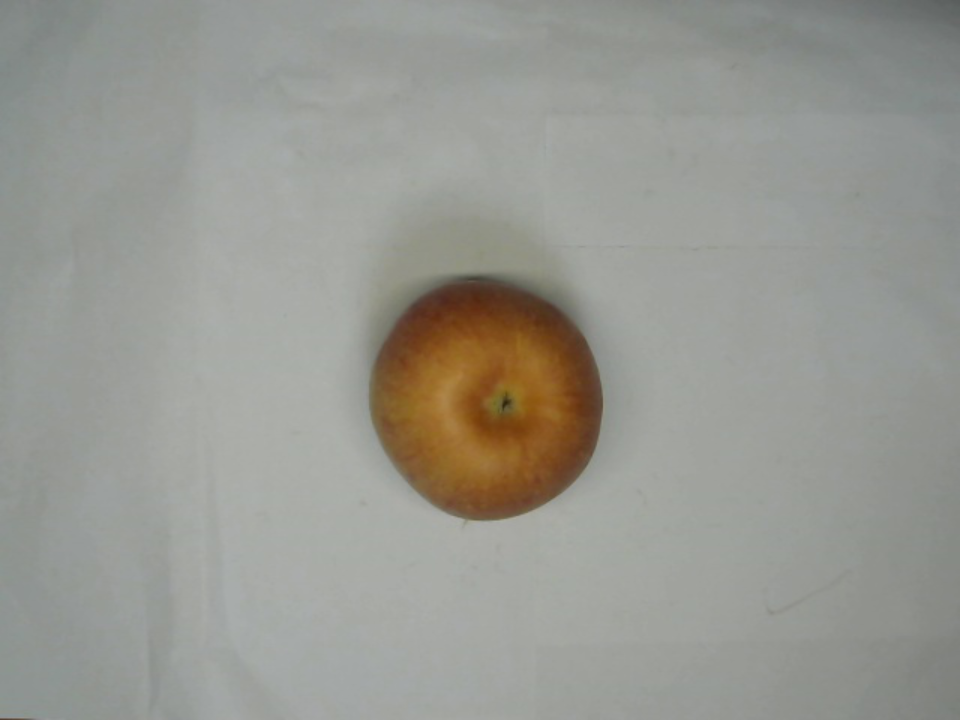
#> input picture 000.png, 960 x 720 px, given as the content of the folder :/Users/huili/Desktop/tensorflow_alexnet_classify/trian_data, which was not available
$ python pre_img_process.py
#> lines starting #> are read from the running program, lines starting #| are printed output that depends on the picture; pictures that were not available may be replaced by others from this repository, and a replacement may not be noted

# coding: utf-8

# In[2]:


import cv2
import os


# In[5]:

root_dir = r"C:\Users\huili\Desktop\tensorflow_alexnet_classify\trian_data"

# 水平垂直翻转原图片，扩充数据集。
for root, dirs, files in os.walk(root_dir):
    #     print(root)
    #     print(dirs)
    #     print(files)
    if(files):
        for item in files:
            img = cv2.imread(os.path.join(root, item))
#> img is the input picture: shape (720, 960, 3); mean B, G, R 145.5, 152.2, 151.9
            dst = cv2.resize(img, (224, 224))
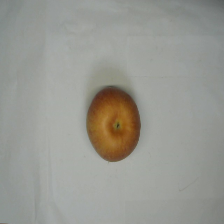
#> dst: shape (224, 224, 3); mean B, G, R 145.4, 152.1, 151.9
            cv2.imwrite(os.path.join(root, item), dst)

# [11 lines of commented-out code are left out]
for root, dirs, files in os.walk("train_data/0.dongzao/"):
    # print(root)
    # print(dirs)
    # print(files)
    for i in files:
        img = cv2.imread(os.path.join("images/0.dongzao", i))
        newfilename = ''.join(i.split('.')[:-1])
        dst = cv2.flip(img, 1)
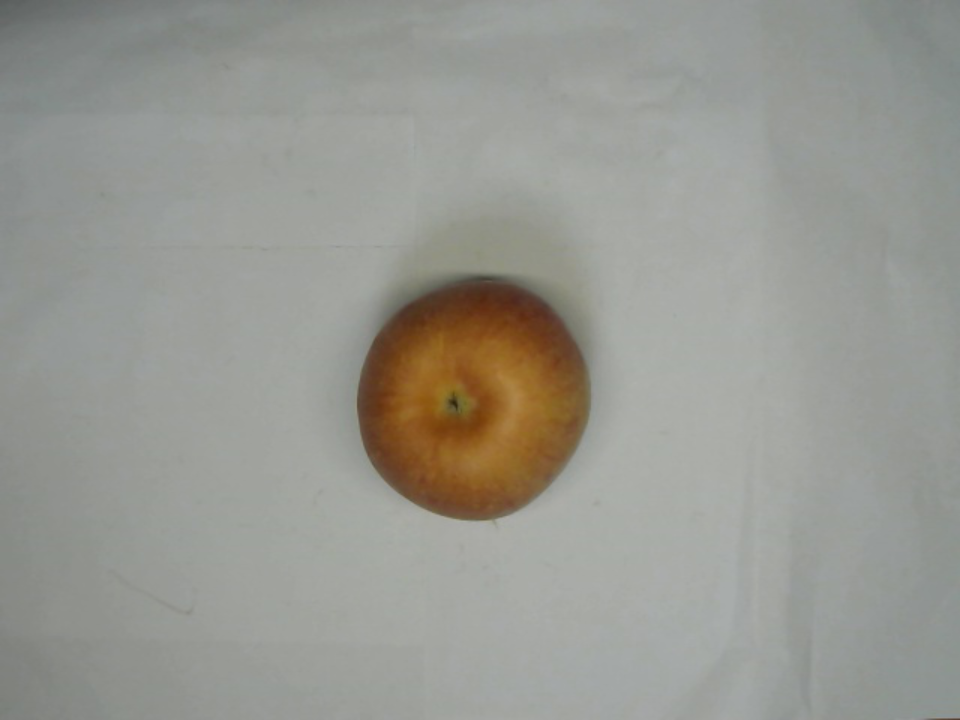
#> dst: shape (720, 960, 3); mean B, G, R 145.5, 152.2, 151.9
        cv2.imwrite("images/0.dongzao/" + newfilename + '_flip1.jpg', dst)
        print('oK')

$ run again, on 1.png
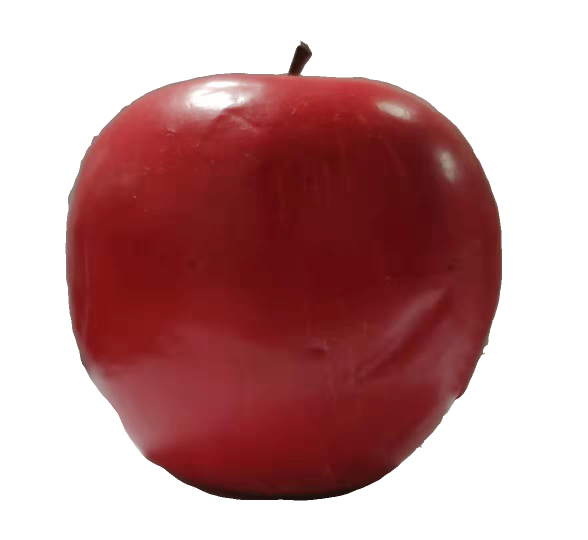
#> input picture 1.png, 1176 x 1080 px, given as the content of the folder :/Users/huili/Desktop/tensorflow_alexnet_classify/trian_data, which was not available (shown at 1/2 size)
#> img is the input picture: shape (1080, 1176, 3); mean B, G, R 150.7, 149.8, 192.8
#> `dst = cv2.resize(img, (224, 224))`:
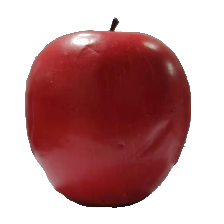
#> dst: shape (224, 224, 3); mean B, G, R 150.7, 149.8, 192.8
#> `dst = cv2.flip(img, 1)`:
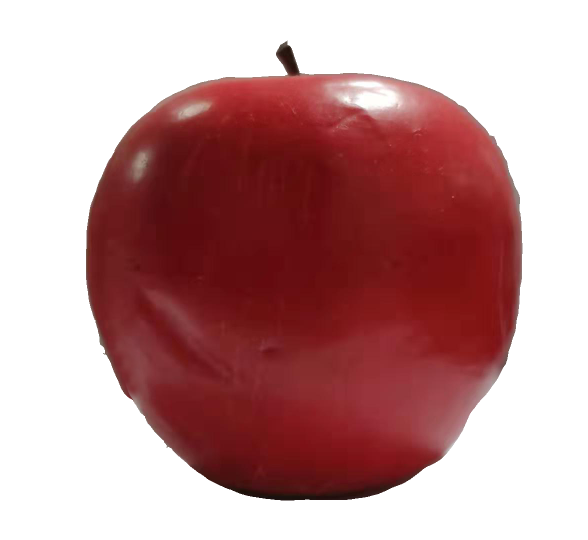
#> dst: shape (1080, 1176, 3) (shown at 1/2 size); mean B, G, R 150.7, 149.8, 192.8

$ run again, on 1000.jpg
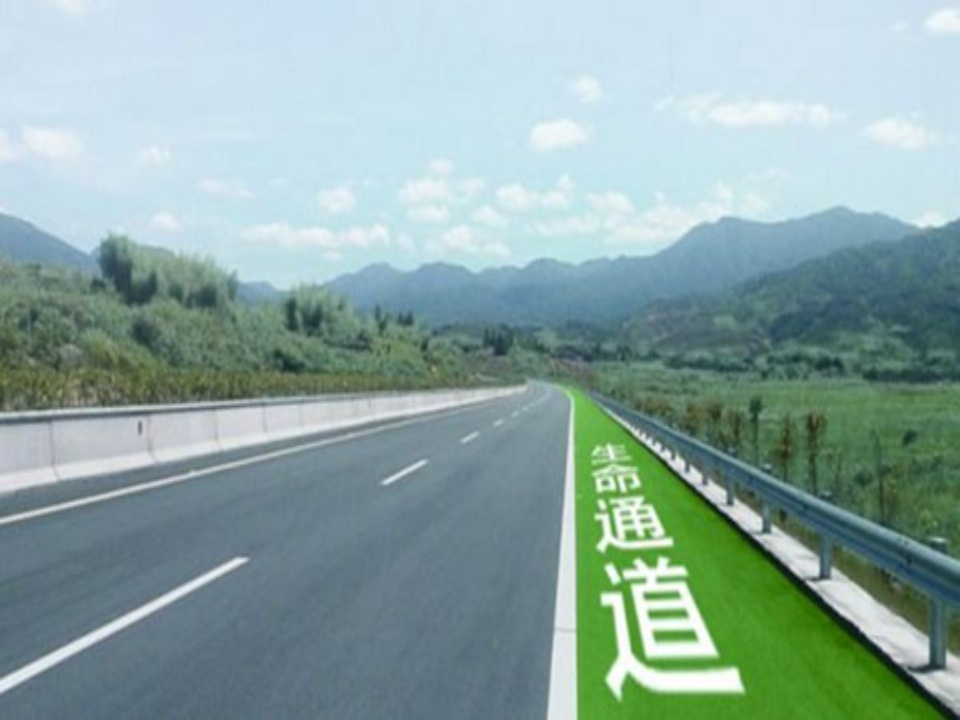
#> input picture 1000.jpg, 960 x 720 px, given as the content of the folder :/Users/huili/Desktop/tensorflow_alexnet_classify/trian_data, which was not available
#> img is the input picture: shape (720, 960, 3); mean B, G, R 163.1, 166.5, 139.7
#> `dst = cv2.resize(img, (224, 224))`:
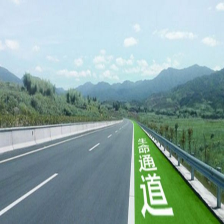
#> dst: shape (224, 224, 3); mean B, G, R 163, 166.4, 139.6
#> `dst = cv2.flip(img, 1)`:
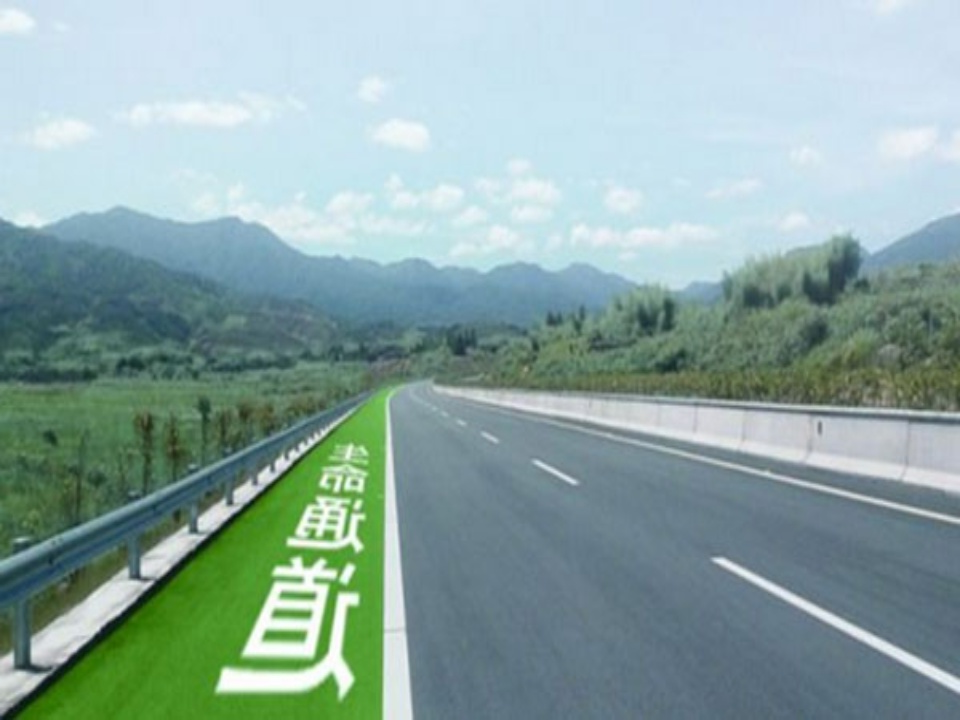
#> dst: shape (720, 960, 3); mean B, G, R 163.1, 166.5, 139.7

$ run again, on 1015.png
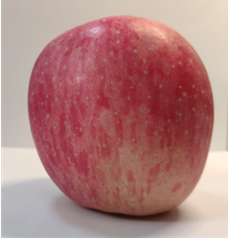
#> input picture 1015.png, 228 x 239 px, given as the content of the folder :/Users/huili/Desktop/tensorflow_alexnet_classify/trian_data, which was not available
#> img is the input picture: shape (239, 228, 3); mean B, G, R 124.4, 126.5, 175.1
#> `dst = cv2.resize(img, (224, 224))`:
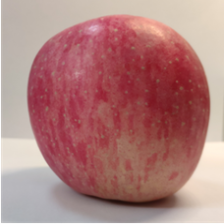
#> dst: shape (224, 224, 3); mean B, G, R 124.3, 126.4, 175
#> `dst = cv2.flip(img, 1)`:
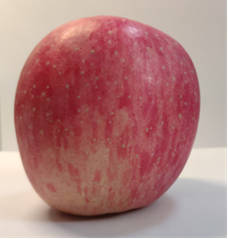
#> dst: shape (239, 228, 3); mean B, G, R 124.4, 126.5, 175.1
